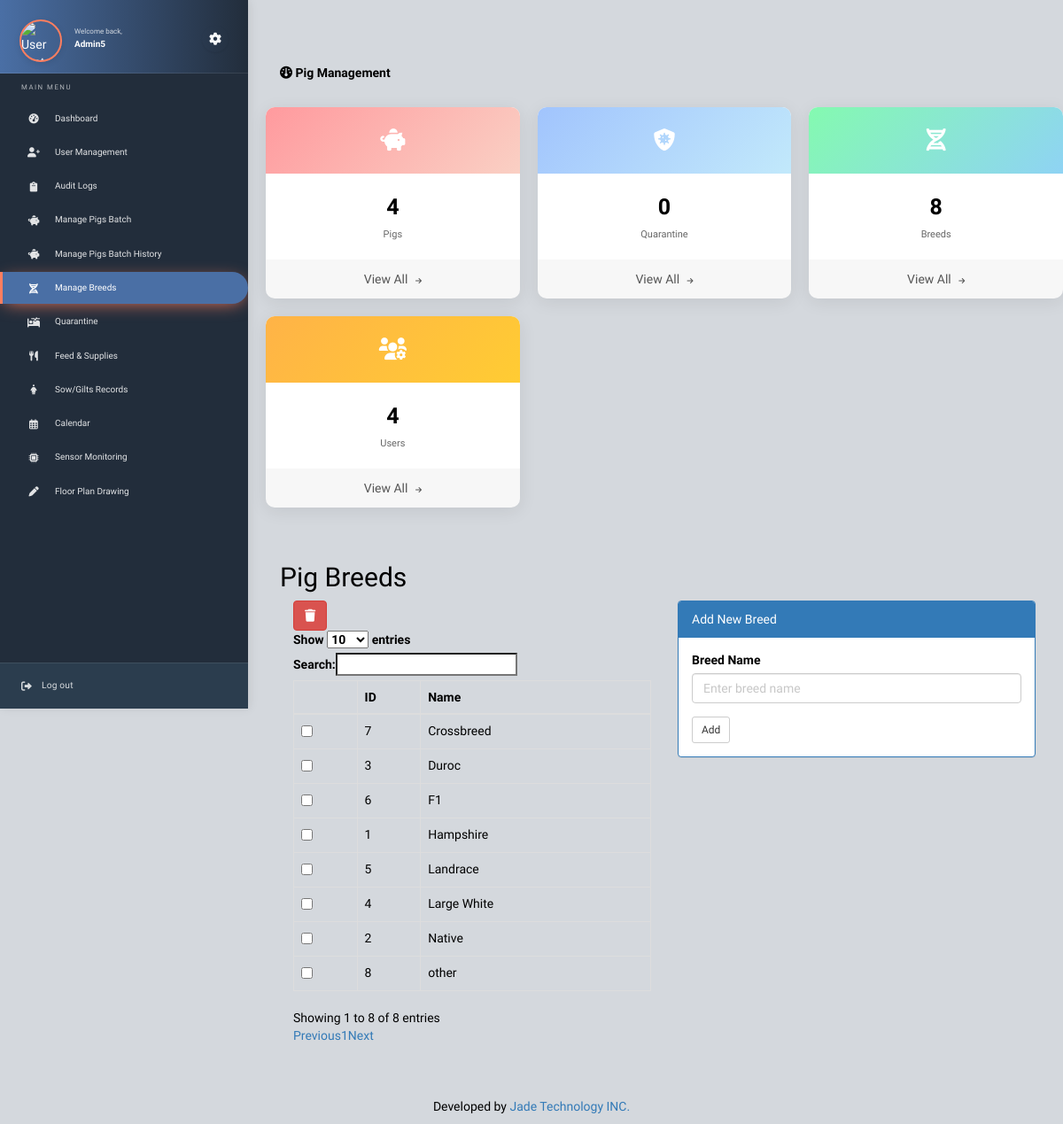
Before: /uploadfolder/pig/manage-breed.php (signed in) with the older database file.
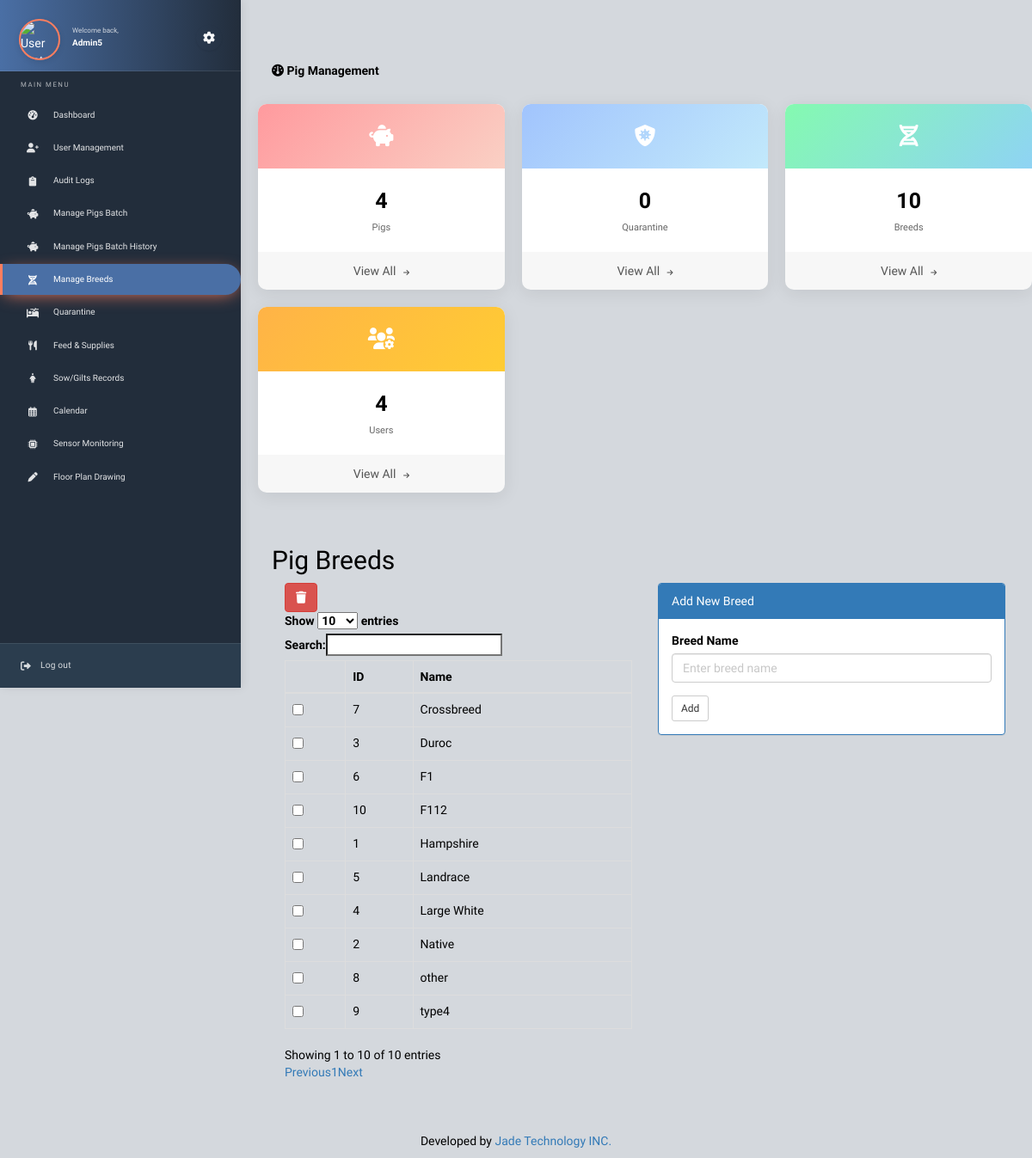
After: the same page with the newer database file.
### tables this page shows
CREATE TABLE `breed` (
  `id` int(11) NOT NULL,
  `name` varchar(255) NOT NULL
);

### uploadfolder/pig/manage-breed.php (the view, shortened to what this page needs)
<?php include 'theme/head.php'; ?>
<?php include 'theme/sidebar.php'; ?>
<div class="w3-main" style="margin-left:300px;margin-top:43px;">
  <header class="w3-container" style="padding-top:22px">
    <h5><b><i class="fa fa-dashboard"></i> Pig Management</b></h5>
  </header>
 <?php include 'inc/data.php'; ?>
 <div class="w3-container" style="padding-top:22px">
	 <div class="w3-row">
	 	<h2>Pig Breeds</h2>
	 	<div class="col-md-6">
	 		<a title="Check to delete from list" data-toggle="modal" data-target="#_removed" id="delete" class="btn btn-danger"><i class="fa fa-trash"></i></a>
	 		<form method="post" action="delete_breed.php">
	 		<table class="table table-hover table-bordered" id="table">
	 			<thead>
	 				<tr>
	 					<th></th>
	 					<th>ID</th>
	 					<th>Name</th>
	 				</tr>
	 			</thead>
	 			<tbody>
	 				<?php
	 				$get = $db->query("SELECT * FROM breed");
	 				$res = $get->fetchAll(PDO::FETCH_OBJ);
	 				foreach($res as $n){ ?>
                         <tr>
                         	<td>
                         		<input type="checkbox" name="selector[]" value="<?php echo $n->id ?>">
                         	</td>
                         	<td> <?php echo $n->id; ?> </td>
                         	<td>  <?php echo $n->name; ?> </td>
                         </tr>
	 				<?php }
	 				?>
	 			</tbody>
	 		</table>
	 	</form>
	 	</div>
	 	<div class="col-md-6">
	 		<div class="panel panel-primary">
	 			<div class="panel-heading">Add New Breed</div>
	 			<div class="panel-body">
	 				<form method="post">
	 					<div class="form-group">
	 						<label class="control-label">Breed Name</label>
	 						<input type="text" name="breed" class="form-control" placeholder="Enter breed name" required>
	 					</div>
	 					<button class="btn btn-sm btn-default" type="submit" name="submit">Add</button>
	 				</form>
	 			</div>
	 		</div>
	 	</div>
	 </div>
</div>
</div>
<?php include 'theme/foot.php'; ?>

### uploadfolder/pig/inc/data.php (shortened to what this page needs)
<?php
$query = $db->query("SELECT * FROM pigs");
$pCount = $query->rowCount();
$quer = $db->query("SELECT * FROM breed");
$bCount = $quer->rowCount();
$que = $db->query("SELECT * FROM quarantine");
$qCount = $que->rowCount();
$qu = $db->query("SELECT * FROM admin");
$uCount = $qu->rowCount();
?>
<div class="dashboard-counters">
    <div class="counter-card pig-counter">
        <div class="counter-icon">
            <i class="fas fa-piggy-bank"></i>
        </div>
        <div class="counter-content">
            <div class="counter-value"><?php echo number_format($pCount); ?></div>
            <div class="counter-label">Pigs</div>
        </div>
        <div class="counter-footer">
            <a href="manage-pig.php">View All <i class="fas fa-arrow-right"></i></a>
        </div>
    </div>
    <div class="counter-card quarantine-counter">
        <div class="counter-icon">
            <i class="fas fa-shield-virus"></i>
        </div>
        <div class="counter-content">
            <div class="counter-value"><?php echo number_format($qCount); ?></div>
            <div class="counter-label">Quarantine</div>
        </div>
        <div class="counter-footer">
            <a href="manage-quarantine.php">View All <i class="fas fa-arrow-right"></i></a>
        </div>
    </div>
    <div class="counter-card breed-counter">
        <div class="counter-icon">
            <i class="fas fa-dna"></i>
        </div>
        <div class="counter-content">
            <div class="counter-value"><?php echo number_format($bCount); ?></div>
            <div class="counter-label">Breeds</div>
        </div>
        <div class="counter-footer">
            <a href="manage-breed.php">View All <i class="fas fa-arrow-right"></i></a>
        </div>
    </div>
    <div class="counter-card user-counter">
        <div class="counter-icon">
            <i class="fas fa-users-cog"></i>
        </div>
        <div class="counter-content">
            <div class="counter-value"><?php echo number_format($uCount); ?></div>
            <div class="counter-label">Users</div>
        </div>
        <div class="counter-footer">
            <a href="add-user.php">View All <i class="fas fa-arrow-right"></i></a>
        </div>
    </div>
</div>

Changed rows visible on the page:
added breed: id "10", name "F112"
added breed: id "9", name "type4"
Other visible differences:
$bCount: "8" → "10"
text written by a page script: "Show entries Search: Showing 1 to 8 of 8 entries Previous 1 Next" → "Show entries Search: Showing 1 to 10 of 10 entries Previous 1 Next"
